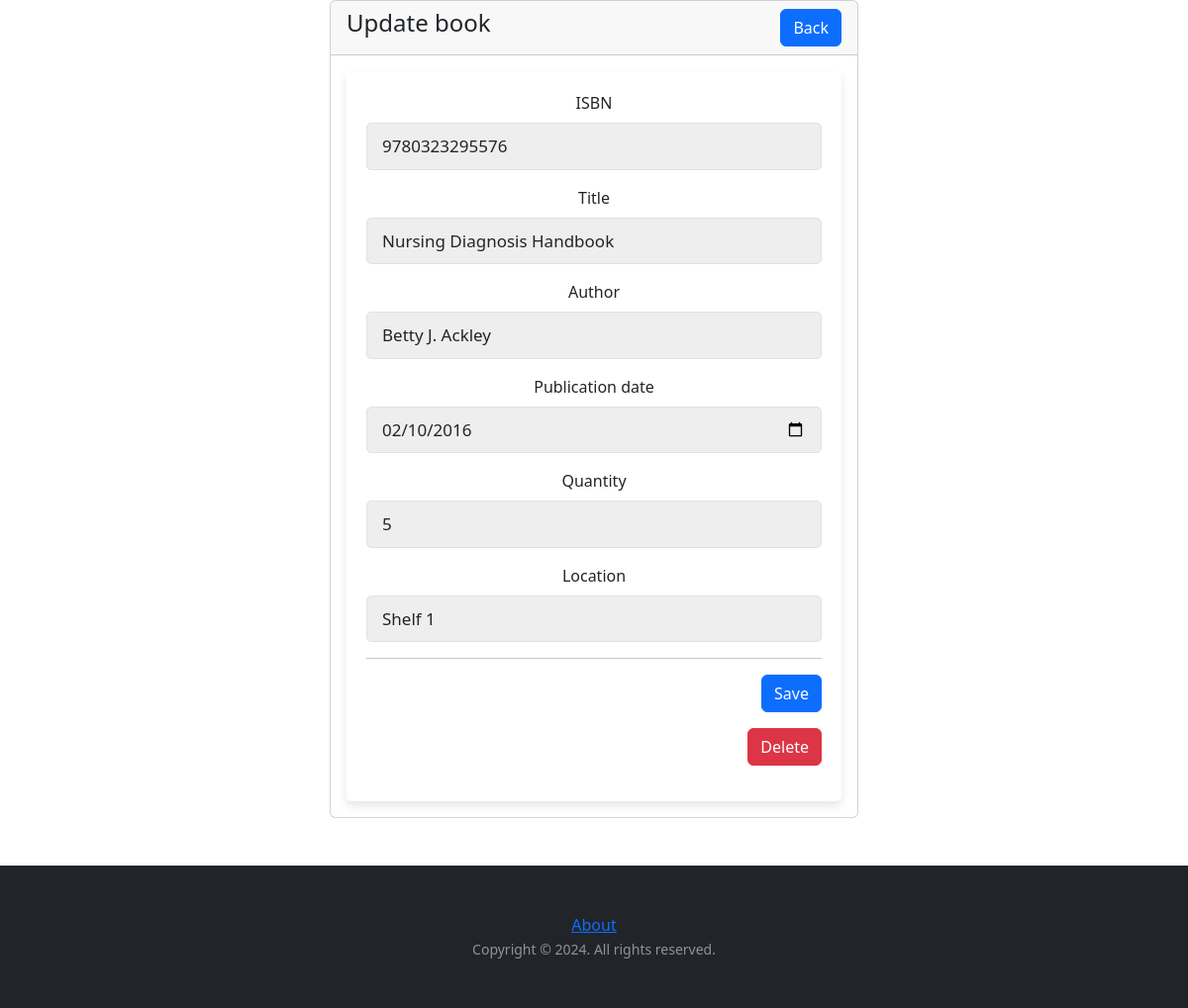
The app's page /update.php?updateid=82 with its own data.
### tables this page shows
CREATE TABLE `book` (
  `id` int(255) NOT NULL,
  `isbn` varchar(255) NOT NULL,
  `title` varchar(255) NOT NULL,
  `author` varchar(255) NOT NULL,
  `publication_date` date NOT NULL DEFAULT current_timestamp(),
  `quantity` int(255) NOT NULL,
  `location` varchar(255) NOT NULL
);

### update.php (the view, shortened to what this page needs)
<?php
@include 'config/config.php';
$id = $_GET['updateid'];
?>
<!doctype html>
<html lang="en">
<head>
    <link rel="stylesheet" href="https://cdnjs.cloudflare.com/ajax/libs/twitter-bootstrap/5.3.0/css/bootstrap.min.css">
    <link rel="stylesheet" href="https://cdn.datatables.net/2.0.4/css/dataTables.bootstrap5.css">
    <link rel="stylesheet" href="https://cdnjs.cloudflare.com/ajax/libs/font-awesome/6.5.2/css/all.min.css">
    <link rel="stylesheet" href="css/styling.css">
</head>
<body>
    <div class="form-container">
        <div class="card">
            <div class="card-header">
                <h4>
                    Update book
                    <a href="admin_page.php" class="btn btn-primary float-end">Back</a>
                </h4>
            </div>
            <div class="card-body">
                <?php
                    $sql = "SELECT * FROM `book` WHERE id = '$id' LIMIT 1";
                    $result = mysqli_query($conn, $sql);
                    $row = mysqli_fetch_assoc($result);
                    ?>
                <form method="POST">
                    <div class="col-md-12">
                        <div class="mb-3">
                            <label>ISBN</label>
                            <input type="text" name="isbn" class="form-control" autocomplete="off"
                                value="<?php echo $row['isbn'] ?>">
                        </div>
                    </div>
                    <div class="col-md-12">
                        <div class="mb-3">
                            <label>Title</label>
                            <input type="text" name="title" class="form-control" autocomplete="off"
                                value="<?php echo $row['title'] ?>">
                        </div>
                    </div>
                    <div class="col-md-12">
                        <div class="mb-3">
                            <label>Author</label>
                            <input type="text" name="author" class="form-control" autocomplete="off"
                                value="<?php echo $row['author'] ?>">
                        </div>
                    </div>
                    <div class="col-md-12">
                        <div class="mb-3">
                            <label>Publication date</label>
                            <input type="date" name="publication_date" class="form-control" autocomplete="off"
                                value="<?php echo $row['publication_date'] ?>">
                        </div>
                    </div>
                    <div class="col-md-12">
                        <div class="mb-3">
                            <label>Quantity</label>
                            <input type="text" name="quantity" class="form-control" autocomplete="off"
                                value="<?php echo $row['quantity'] ?>">
                        </div>
                    </div>
                    <div class="col-md-12">
                        <div class="mb-3">
                            <label>Location</label>
                            <select name="location" type="text" class="form-control" autocomplete="off"
                                value="<?php echo $row['location'] ?>">
                                <option value="Shelf 1">Shelf 1</option>
                            </select>
                        </div>
                    </div>
                    <hr>
                    <div class="col-md-12">
                        <div class="mb-3 text-end">
                            <button type="submit" name="saveBook" class="btn btn-primary">Save</button>
                        </div>
                    </div>
                    <div class="col-md-12">
                        <div class="mb-3 text-end">
                            <button type="submit" name="delete" class="btn btn-danger">Delete</button>
                        </div>
                    </div>
                </form>
            </div>
        </div>
    </div>
</body>
</html>
<?php @include 'includes/footer.php' ?>

### css/styling.css (style rules this page uses)
* { margin:0; padding:0; box-sizing: border-box; outline: none; border:none; text-decoration: none; }
.form-container { min-height: 100vh; display: flex; align-items: center; justify-content: center; }
.form-container form { padding:20px; border-radius: 5px; box-shadow: 0 5px 10px rgba(0, 0, 0, 0.1); background: #fff; text-align: center; width: 500px; }
.form-container form input, .form-container form select { width: 100%; padding:10px 15px; font-size: 17px; margin:8px 0; background: #eee; border-radius: 5px; }
.form-container form select option { background: #fff; }
.mb-3 select { width: 100%; padding:10px 15px; font-size: 17px; margin:8px 0; background: #eee; border-radius: 5px; }

### records on screen
book: isbn "9780323295576", title "Nursing Diagnosis Handbook", author "Betty J. Ackley", publication_date "02/10/2016", quantity "5", location "Shelf 1"
